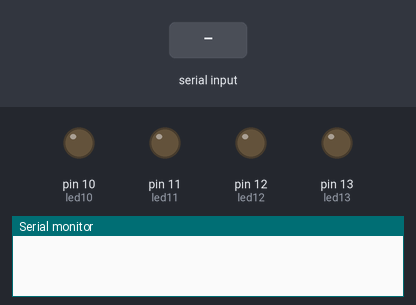
Bench run of a sketch on a simulated Arduino Uno, built with avr-gcc and run on an emulated ATmega328P. Shown: output pins drawn as LEDs (lit = HIGH), the last lines printed to the serial monitor. Inputs (shaded band) come from the test bench.

Above: at 1.2 s.
1.3 s: "0" received over Serial
At 3.7 s:
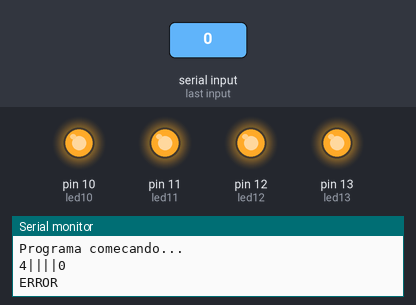
Timing chart, 0 to 5.2 s (numbered marks = the images above; inputs shaded):
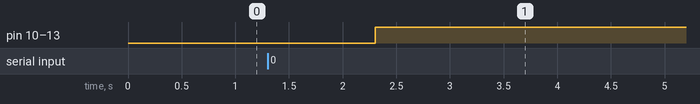

The sketch:

AP04.ino
```cpp
const int BUFFER_SIZE = 500; // Tamanho do buffer de leitura
char buffer[BUFFER_SIZE];    // Buffer para armazenar a entrada
String comandos[3];          // Vetor para armazenar os comandos

int led10 = 10;
int led11 = 11;
int led12 = 12;
int led13 = 13;

void setup()
{
    Serial.begin(115200);
    pinMode(led10, OUTPUT);
    pinMode(led11, OUTPUT);
    pinMode(led12, OUTPUT);
    pinMode(led13, OUTPUT);
}

void loop()
{
    if (Serial.available() > 0)
    {

        String memoriaInteira = Serial.readString();

        memoriaInteira += " ";

        char temp[memoriaInteira.length()];
        memoriaInteira.toCharArray(temp, memoriaInteira.length());

        int instrucoesQuant = 0;

        for (int i = 0; i < strlen(temp); i++)
        {
            if (temp[i] == ' ')
            {
                instrucoesQuant++;
            }
        }
        instrucoesQuant++;

        String vetorInstrucoes[instrucoesQuant];
        String vI[4];

        char *ptr = strtok(temp, " ");
        int j = 0;

        while (ptr != NULL)
        {
            vetorInstrucoes[j++] = String(ptr);
            ptr = strtok(NULL, " ");
        }


        vI[0] = "4";
        vI[1] = "";
        vI[2] = "";
        vI[3] = "";

        Serial.println("Programa comecando...");

        for (int k = 0; k < instrucoesQuant; k++)
        {

            printValores(vI, memoriaInteira);
            vI[0] = String(k + 5);

            String X = conversorBinario(vetorInstrucoes[k].charAt(0));
            String Y = conversorBinario(vetorInstrucoes[k].charAt(1));
            String Z = conversorBinario(vetorInstrucoes[k].charAt(2));
            String resp;


            controleLed(conversorBinario(vI[1].charAt(0)));

            switch (vetorInstrucoes[k].charAt(2))
            {
            // B'
            case '0':
                resp = portaNot(Y);

                resp = binarioParaHexadecimal(resp);
                vI[1] = resp;
                break;
            // (A'.B)'
            case '1':
                X = portaNot(X);
                resp = portaAnd(X, Y);
                resp = portaNot(resp);
                resp = binarioParaHexadecimal(resp);
                vI[1] = resp;
                break;
            // A'.B
            case '2':
                X = portaNot(X);
                resp = portaAnd(X, Y);
                resp = binarioParaHexadecimal(resp);
                vI[1] = resp;
                break;
            // 0 Logico
            case '3':
                resp = zeroLogico(X);
                resp = binarioParaHexadecimal(resp);
                vI[1] = resp;
                break;
            // (A.B)'
            case '4':
                resp = portaAnd(X, Y);
                resp = portaNot(resp);
                resp = binarioParaHexadecimal(resp);
                vI[1] = resp;
                break;
            // A'
            case '5':
                resp = portaNot(X);
                resp = binarioParaHexadecimal(resp);
                vI[1] = resp;
                break;
            // (A XOR B)
            case '6':
                resp = portaXor(X, Y);
                resp = binarioParaHexadecimal(resp);
                vI[1] = resp;
                break;
            // A.B'
            case '7':
                Y = portaNot(Y);
                resp = portaAnd(X, Y);
                resp = binarioParaHexadecimal(resp);
                vI[1] = resp;
                break;
            // A' + B'
            case '8':
                X = portaNot(X);
                Y = portaNot(Y);
                resp = portaOr(X, Y);
                resp = binarioParaHexadecimal(resp);
                vI[1] = resp;
                break;
            // A' XOR B'
            case '9':
                X = portaNot(X);
                Y = portaNot(Y);
                resp = portaXor(X, Y);
                resp = binarioParaHexadecimal(resp);
                vI[1] = resp;
                break;
            // B
            case 'A':
                controleLed(Y);
                vI[1] = vetorInstrucoes[k][0];
                break;
            // A.B
            case 'B':
                resp = portaAnd(X, Y);

                resp = binarioParaHexadecimal(resp);
                vI[1] = resp;
                break;
            // 1 LOGICO
            case 'C':
                resp = umLogico(X);
                resp = binarioParaHexadecimal(resp);
                vI[1] = resp;
                break;
            // A+B'
            case 'D':
                Y = portaNot(Y);
                resp = portaOr(X, Y);
                resp = binarioParaHexadecimal(resp);
                vI[1] = resp;
                break;
            // A+B
            case 'E':
                resp = portaOr(X, Y);
                resp = binarioParaHexadecimal(resp);

                vI[1] = resp;
                break;
            // A
            case 'F':
                controleLed(X);
                vI[1] = vetorInstrucoes[k].charAt(0);
                break;
            default:
                Serial.print("ERROR");
                break;
            }

            vI[2] = vetorInstrucoes[k].charAt(0);
            vI[3] = vetorInstrucoes[k].charAt(1);
            delay(4000);
        }

        printValores(vI, memoriaInteira);
    }
}

// Funcao que recebe um caracter de uma entrada Hexadecimal e transforma em um Inteiro na base 10
int charToInt(char numero)
{
    int num;

    if (numero >= '0' && numero <= '9')
    {
        num = numero - '0'; // Converte '0'-'9' para 0-9
    }
    else if (numero >= 'A' && numero <= 'F')
    {
        num = numero - 'A' + 10; // Converte 'A'-'F' para 10-15
    }
    else
    {
        return -1;
    }
    return num;
}


// Funcao que pega a instrucao em um array de char, chama a instrucao de converter caracter por caracter em inteiro,
// pega  inteiro  e usa ele como entrada de uma funcao que converte inteiro pra binario e armazena em uma string
String conversorBinario(char valor)
{
    int Entrada = charToInt(valor);             // pegando a instrucao em Hexadecimal e tranformando em int
    String respostaTemp = String(Entrada, BIN); // enviando a instrucao int e convertendo para binario e salvando em uma string
    String resposta = "";
    if (respostaTemp.length() == 1)
    {
        resposta += "000";
        resposta += respostaTemp;
    }
    else if (respostaTemp.length() == 2)
    {
        resposta += "00";
        resposta += respostaTemp;
    }
    else if (respostaTemp.length() == 3)
    {
        resposta += "0";
        resposta += respostaTemp;
    }
    else
    {
        resposta += respostaTemp;
    }
    return resposta;
}

// Funcao que recebe o ARRAY BINARIO e nega seus valores, tudo que é 1 vira 0 e vice versa.
String portaNot(String numB)
{
    String resp = "";
    for (int i = 0; i < 4; i++)
    {
        if (numB.charAt(i) == '0')
        {
            resp += '1';
        }
        else
        {
            resp += '0';
        }
    }
    return resp;
}

// Funcao que simula uma porta AND a partir de 2 strings de numeros binarios.
String portaAnd(String X, String Y)
{
    String resp = "";
    for (int i = 0; i < 4; i++)
    {
        if (X.charAt(i) == '1' && Y.charAt(i) == '1')
        {
            resp += '1';
        }
        else
        {
            resp += '0';
        }
    }
    return resp;
}

// Funcao que simula uma porta OR a partir de 2 strings de numeros binarios
String portaOr(String X, String Y)
{
    String resp = "";
    for (int i = 0; i < 4; i++)
    {
        if (X.charAt(i) == '1' || Y.charAt(i) == '1')
        {
            resp += '1';
        }
        else
        {
            resp += '0';
        }
    }
    return resp;
}

// Funcao que simula uma porta XOR a partir de 2 strings de numeros binarios
String portaXor(String X, String Y)
{
    String resp = "";
    for (int i = 0; i < 4; i++)
    {
        if ((X.charAt(i) == '1' && Y.charAt(i) == '0') || (X.charAt(i) == '0' && Y.charAt(i) == '1'))
        {
            resp += '1';
        }
        else
        {
            resp += '0';
        }
    }
    return resp;
}

// Converter toda os valores da String binaria para 0
String zeroLogico(String numB)
{
    String resp = "";
    for (int i = 0; i < 4; i++)
    {
        resp += '0';
    }
    return resp;
}

// Converte todos os valores da String para 1.
String umLogico(String numB)
{
    String resp = "";
    for (int i = 0; i < 4; i++)
    {
        resp += '1';
    }
    return resp;
}

// Controla as led a partir do valor que receber em Binario.
void controleLed(String numB)
{
    if (numB.charAt(0) == '1')
    {
        digitalWrite(led13, HIGH);
    }
    else
    {
        digitalWrite(led13, LOW);
    }

    if (numB.charAt(1) == '1')
    {
        digitalWrite(led12, HIGH);
    }
    else
    {
        digitalWrite(led12, LOW);
    }

    if (numB.charAt(2) == '1')
    {
        digitalWrite(led11, HIGH);
    }
    else
    {
        digitalWrite(led11, LOW);
    }

    if (numB.charAt(3) == '1')
    {
        digitalWrite(led10, HIGH);
    }
    else
    {
        digitalWrite(led10, LOW);
    }
}
String binarioParaHexadecimal(String binario)
{
    long decimal = 0;
    for (int i = 0; i < binario.length(); i++)
    {
        decimal = decimal * 2 + (binario.charAt(i) - '0');
    }
    String hexadecimal = String(decimal, HEX);
    return hexadecimal;
}

//funcao pra printar os valores na tela
void printValores(String* memoriaDados, String memoria){

    for (int j = 0; j < 4; j++)
        {

            Serial.print(memoriaDados[j]);
            Serial.print("|");
        }
        Serial.println(memoria);
        Serial.println();

}
```

Measured:
- after the input at 1.3 s, pin 10 (led10), pin 11 (led11), pin 12 (led12), pin 13 (led13): LOW → HIGH after 1.0 s
